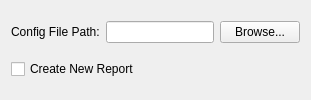
  <widget class="PageLoadSeedConfig" name="wizardPage_config_load">
   <property name="title">
    <string>Load Pre-existing YAML Config File</string>
   </property>
   <property name="subTitle">
    <string>Select a previous YAML config file to start from. If you want to start from scratch using this wizard's default values, leave the filed empty.</string>
   </property>
   <layout class="QVBoxLayout" name="verticalLayout_2">
    <item>
     <layout class="QHBoxLayout" name="horizontalLayout">
      <item>
       <widget class="QLabel" name="label">
        <property name="text">
         <string>Config File Path:</string>
        </property>
       </widget>
      </item>
      <item>
       <widget class="QLineEdit" name="lineEdit_seed_config_filepath"/>
      </item>
      <item>
       <widget class="QPushButton" name="pushButton_browse">
        <property name="text">
         <string>Browse...</string>
        </property>
       </widget>
      </item>
     </layout>
    </item>
    <item>
     <layout class="QHBoxLayout" name="horizontalLayout_73">
      <item>
       <widget class="QCheckBox" name="checkBox_create_new_report">
        <property name="text">
         <string>Create New Report</string>
        </property>
       </widget>
      </item>
      <item>
       <spacer name="horizontalSpacer_80">
        <property name="orientation">
         <enum>Qt::Horizontal</enum>
        </property>
        <property name="sizeHint" stdset="0">
         <size>
          <width>40</width>
          <height>20</height>
         </size>
        </property>
       </spacer>
      </item>
     </layout>
    </item>
   </layout>
  </widget>
